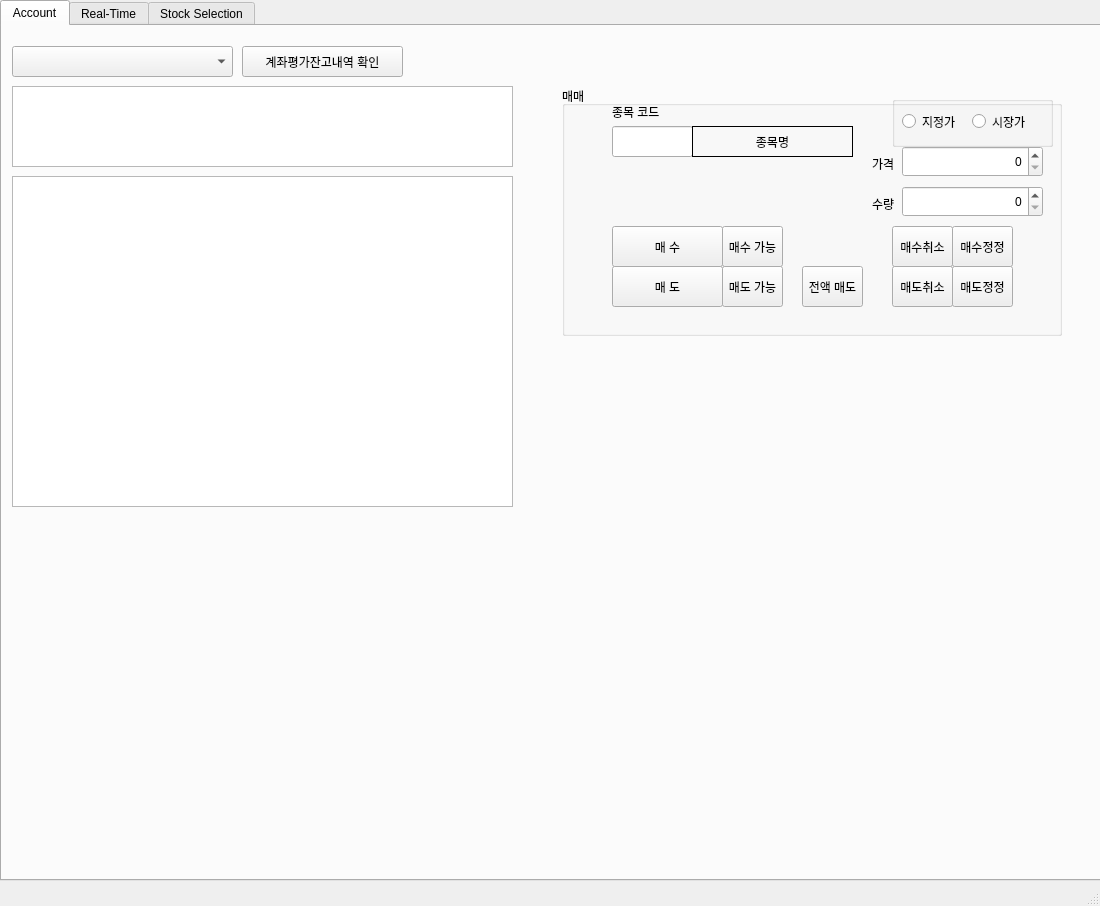
<?xml version="1.0" encoding="UTF-8"?>
<ui version="4.0">
 <class>MainWindow</class>
 <widget class="QMainWindow" name="MainWindow">
  <property name="geometry">
   <rect>
    <x>0</x>
    <y>0</y>
    <width>1100</width>
    <height>906</height>
   </rect>
  </property>
  <property name="windowTitle">
   <string>MainWindow</string>
  </property>
  <widget class="QWidget" name="centralwidget">
   <widget class="QTabWidget" name="main_tabs">
    <property name="enabled">
     <bool>true</bool>
    </property>
    <property name="geometry">
     <rect>
      <x>0</x>
      <y>0</y>
      <width>1111</width>
      <height>881</height>
     </rect>
    </property>
    <property name="currentIndex">
     <number>0</number>
    </property>
    <widget class="QWidget" name="account_tab">
     <attribute name="title">
      <string>Account</string>
     </attribute>
     <widget class="QTableView" name="tableView0">
      <property name="geometry">
       <rect>
        <x>10</x>
        <y>60</y>
        <width>501</width>
        <height>81</height>
       </rect>
      </property>
     </widget>
     <widget class="QTableView" name="tableView1">
      <property name="geometry">
       <rect>
        <x>10</x>
        <y>150</y>
        <width>501</width>
        <height>331</height>
       </rect>
      </property>
     </widget>
     <widget class="QPushButton" name="call_account">
      <property name="geometry">
       <rect>
        <x>240</x>
        <y>20</y>
        <width>161</width>
        <height>31</height>
       </rect>
      </property>
      <property name="text">
       <string>계좌평가잔고내역 확인</string>
      </property>
     </widget>
     <widget class="QComboBox" name="accComboBox">
      <property name="geometry">
       <rect>
        <x>10</x>
        <y>20</y>
        <width>221</width>
        <height>31</height>
       </rect>
      </property>
     </widget>
     <widget class="QGroupBox" name="trading_gb">
      <property name="geometry">
       <rect>
        <x>560</x>
        <y>60</y>
        <width>500</width>
        <height>250</height>
       </rect>
      </property>
      <property name="title">
       <string>매매</string>
      </property>
      <property name="flat">
       <bool>false</bool>
      </property>
      <widget class="QPushButton" name="sell_btn">
       <property name="geometry">
        <rect>
         <x>50</x>
         <y>180</y>
         <width>111</width>
         <height>41</height>
        </rect>
       </property>
       <property name="text">
        <string>매 도</string>
       </property>
      </widget>
      <widget class="QPushButton" name="sell_all_btn">
       <property name="geometry">
        <rect>
         <x>240</x>
         <y>180</y>
         <width>61</width>
         <height>41</height>
        </rect>
       </property>
       <property name="text">
        <string>전액 매도</string>
       </property>
      </widget>
      <widget class="QLineEdit" name="input_code_le">
       <property name="geometry">
        <rect>
         <x>50</x>
         <y>40</y>
         <width>81</width>
         <height>31</height>
        </rect>
       </property>
       <property name="alignment">
        <set>Qt::AlignCenter</set>
       </property>
      </widget>
      <widget class="QGroupBox" name="groupBox">
       <property name="geometry">
        <rect>
         <x>330</x>
         <y>10</y>
         <width>161</width>
         <height>51</height>
        </rect>
       </property>
       <property name="title">
        <string/>
       </property>
       <property name="alignment">
        <set>Qt::AlignCenter</set>
       </property>
       <widget class="QRadioButton" name="limit_order_rb">
        <property name="geometry">
         <rect>
          <x>10</x>
          <y>10</y>
          <width>71</width>
          <height>31</height>
         </rect>
        </property>
        <property name="text">
         <string>지정가</string>
        </property>
       </widget>
       <widget class="QRadioButton" name="market_order_rb">
        <property name="geometry">
         <rect>
          <x>80</x>
          <y>10</y>
          <width>71</width>
          <height>31</height>
         </rect>
        </property>
        <property name="text">
         <string>시장가</string>
        </property>
       </widget>
      </widget>
      <widget class="QPushButton" name="chg_buy_btn">
       <property name="geometry">
        <rect>
         <x>390</x>
         <y>140</y>
         <width>61</width>
         <height>41</height>
        </rect>
       </property>
       <property name="text">
        <string>매수정정</string>
       </property>
      </widget>
      <widget class="QPushButton" name="buy_btn">
       <property name="geometry">
        <rect>
         <x>50</x>
         <y>140</y>
         <width>111</width>
         <height>41</height>
        </rect>
       </property>
       <property name="text">
        <string>매 수</string>
       </property>
      </widget>
      <widget class="QLabel" name="label_3">
       <property name="geometry">
        <rect>
         <x>310</x>
         <y>110</y>
         <width>31</width>
         <height>16</height>
        </rect>
       </property>
       <property name="text">
        <string>수량</string>
       </property>
      </widget>
      <widget class="QLabel" name="code_name_label">
       <property name="geometry">
        <rect>
         <x>130</x>
         <y>40</y>
         <width>161</width>
         <height>31</height>
        </rect>
       </property>
       <property name="frameShape">
        <enum>QFrame::Box</enum>
       </property>
       <property name="text">
        <string>종목명</string>
       </property>
       <property name="scaledContents">
        <bool>true</bool>
       </property>
       <property name="alignment">
        <set>Qt::AlignCenter</set>
       </property>
       <property name="wordWrap">
        <bool>true</bool>
       </property>
      </widget>
      <widget class="QPushButton" name="cancel_sell_btn">
       <property name="geometry">
        <rect>
         <x>330</x>
         <y>180</y>
         <width>61</width>
         <height>41</height>
        </rect>
       </property>
       <property name="text">
        <string>매도취소</string>
       </property>
      </widget>
      <widget class="QPushButton" name="chg_sell_btn">
       <property name="geometry">
        <rect>
         <x>390</x>
         <y>180</y>
         <width>61</width>
         <height>41</height>
        </rect>
       </property>
       <property name="text">
        <string>매도정정</string>
       </property>
      </widget>
      <widget class="QPushButton" name="sell_cap_btn">
       <property name="geometry">
        <rect>
         <x>160</x>
         <y>180</y>
         <width>61</width>
         <height>41</height>
        </rect>
       </property>
       <property name="text">
        <string>매도 가능</string>
       </property>
      </widget>
      <widget class="QPushButton" name="cancel_buy_btn">
       <property name="geometry">
        <rect>
         <x>330</x>
         <y>140</y>
         <width>61</width>
         <height>41</height>
        </rect>
       </property>
       <property name="text">
        <string>매수취소</string>
       </property>
      </widget>
      <widget class="QPushButton" name="buy_cap_btn">
       <property name="geometry">
        <rect>
         <x>160</x>
         <y>140</y>
         <width>61</width>
         <height>41</height>
        </rect>
       </property>
       <property name="text">
        <string>매수 가능</string>
       </property>
      </widget>
      <widget class="QLabel" name="label_2">
       <property name="geometry">
        <rect>
         <x>50</x>
         <y>10</y>
         <width>61</width>
         <height>31</height>
        </rect>
       </property>
       <property name="text">
        <string>종목 코드</string>
       </property>
       <property name="wordWrap">
        <bool>true</bool>
       </property>
      </widget>
      <widget class="QSpinBox" name="input_qty_spinbox">
       <property name="geometry">
        <rect>
         <x>340</x>
         <y>100</y>
         <width>141</width>
         <height>31</height>
        </rect>
       </property>
       <property name="alignment">
        <set>Qt::AlignRight|Qt::AlignTrailing|Qt::AlignVCenter</set>
       </property>
      </widget>
      <widget class="QLabel" name="label_4">
       <property name="geometry">
        <rect>
         <x>310</x>
         <y>70</y>
         <width>31</width>
         <height>16</height>
        </rect>
       </property>
       <property name="text">
        <string>가격</string>
       </property>
      </widget>
      <widget class="QSpinBox" name="input_price_spinbox">
       <property name="geometry">
        <rect>
         <x>340</x>
         <y>60</y>
         <width>141</width>
         <height>31</height>
        </rect>
       </property>
       <property name="alignment">
        <set>Qt::AlignRight|Qt::AlignTrailing|Qt::AlignVCenter</set>
       </property>
      </widget>
     </widget>
    </widget>
    <widget class="QWidget" name="real_time_tab">
     <attribute name="title">
      <string>Real-Time</string>
     </attribute>
     <widget class="QFrame" name="frame">
      <property name="geometry">
       <rect>
        <x>30</x>
        <y>20</y>
        <width>311</width>
        <height>441</height>
       </rect>
      </property>
      <property name="frameShape">
       <enum>QFrame::StyledPanel</enum>
      </property>
      <property name="frameShadow">
       <enum>QFrame::Raised</enum>
      </property>
      <widget class="QListView" name="real_code_list_view">
       <property name="geometry">
        <rect>
         <x>30</x>
         <y>120</y>
         <width>241</width>
         <height>301</height>
        </rect>
       </property>
      </widget>
      <widget class="QPushButton" name="register_btn">
       <property name="geometry">
        <rect>
         <x>30</x>
         <y>80</y>
         <width>81</width>
         <height>31</height>
        </rect>
       </property>
       <property name="text">
        <string>등 록</string>
       </property>
      </widget>
      <widget class="QLabel" name="label_5">
       <property name="geometry">
        <rect>
         <x>30</x>
         <y>10</y>
         <width>101</width>
         <height>31</height>
        </rect>
       </property>
       <property name="text">
        <string>실시간 종목 코드</string>
       </property>
       <property name="wordWrap">
        <bool>true</bool>
       </property>
      </widget>
      <widget class="QPushButton" name="deregister_btn">
       <property name="geometry">
        <rect>
         <x>110</x>
         <y>80</y>
         <width>81</width>
         <height>31</height>
        </rect>
       </property>
       <property name="text">
        <string>해 제</string>
       </property>
      </widget>
      <widget class="QPushButton" name="deregister_all_btn">
       <property name="geometry">
        <rect>
         <x>190</x>
         <y>80</y>
         <width>81</width>
         <height>31</height>
        </rect>
       </property>
       <property name="text">
        <string>전체해제</string>
       </property>
      </widget>
      <widget class="QLabel" name="real_code_name_label">
       <property name="geometry">
        <rect>
         <x>110</x>
         <y>40</y>
         <width>161</width>
         <height>31</height>
        </rect>
       </property>
       <property name="frameShape">
        <enum>QFrame::Box</enum>
       </property>
       <property name="text">
        <string>종목명</string>
       </property>
       <property name="scaledContents">
        <bool>true</bool>
       </property>
       <property name="alignment">
        <set>Qt::AlignCenter</set>
       </property>
       <property name="wordWrap">
        <bool>true</bool>
       </property>
      </widget>
      <widget class="QLineEdit" name="input_real_code_le">
       <property name="geometry">
        <rect>
         <x>30</x>
         <y>40</y>
         <width>81</width>
         <height>31</height>
        </rect>
       </property>
       <property name="alignment">
        <set>Qt::AlignCenter</set>
       </property>
      </widget>
     </widget>
    </widget>
    <widget class="QWidget" name="tab">
     <attribute name="title">
      <string>Stock Selection</string>
     </attribute>
     <widget class="QPushButton" name="Del_Stock">
      <property name="geometry">
       <rect>
        <x>490</x>
        <y>100</y>
        <width>75</width>
        <height>23</height>
       </rect>
      </property>
      <property name="text">
       <string>삭제</string>
      </property>
     </widget>
     <widget class="QLabel" name="label">
      <property name="geometry">
       <rect>
        <x>60</x>
        <y>310</y>
        <width>81</width>
        <height>31</height>
       </rect>
      </property>
      <property name="text">
       <string>종목명 입력</string>
      </property>
      <property name="alignment">
       <set>Qt::AlignCenter</set>
      </property>
     </widget>
     <widget class="QPushButton" name="Load_Stock">
      <property name="geometry">
       <rect>
        <x>490</x>
        <y>40</y>
        <width>75</width>
        <height>23</height>
       </rect>
      </property>
      <property name="text">
       <string>불러오기</string>
      </property>
     </widget>
     <widget class="QTabWidget" name="tabs">
      <property name="geometry">
       <rect>
        <x>60</x>
        <y>10</y>
        <width>401</width>
        <height>291</height>
       </rect>
      </property>
      <property name="currentIndex">
       <number>0</number>
      </property>
      <widget class="QWidget" name="tab_1">
       <attribute name="title">
        <string>자동매매 종목 선정</string>
       </attribute>
       <widget class="QTableView" name="table_view1">
        <property name="geometry">
         <rect>
          <x>0</x>
          <y>0</y>
          <width>401</width>
          <height>271</height>
         </rect>
        </property>
       </widget>
      </widget>
      <widget class="QWidget" name="tab_2">
       <attribute name="title">
        <string>자동매매 조건</string>
       </attribute>
      </widget>
     </widget>
     <widget class="QTextEdit" name="searchitem_te">
      <property name="geometry">
       <rect>
        <x>140</x>
        <y>310</y>
        <width>151</width>
        <height>31</height>
       </rect>
      </property>
     </widget>
     <widget class="QPushButton" name="Save_Stock">
      <property name="geometry">
       <rect>
        <x>490</x>
        <y>70</y>
        <width>75</width>
        <height>23</height>
       </rect>
      </property>
      <property name="text">
       <string>종목저장</string>
      </property>
     </widget>
     <widget class="QPushButton" name="delitem_btn">
      <property name="geometry">
       <rect>
        <x>380</x>
        <y>310</y>
        <width>71</width>
        <height>31</height>
       </rect>
      </property>
      <property name="text">
       <string>종목 삭제</string>
      </property>
     </widget>
     <widget class="QPushButton" name="additem_btn">
      <property name="geometry">
       <rect>
        <x>300</x>
        <y>310</y>
        <width>71</width>
        <height>31</height>
       </rect>
      </property>
      <property name="text">
       <string>종목 추가</string>
      </property>
     </widget>
    </widget>
   </widget>
  </widget>
  <widget class="QMenuBar" name="menubar">
   <property name="geometry">
    <rect>
     <x>0</x>
     <y>0</y>
     <width>1100</width>
     <height>21</height>
    </rect>
   </property>
  </widget>
  <widget class="QStatusBar" name="statusbar"/>
 </widget>
 <resources/>
 <connections/>
</ui>
